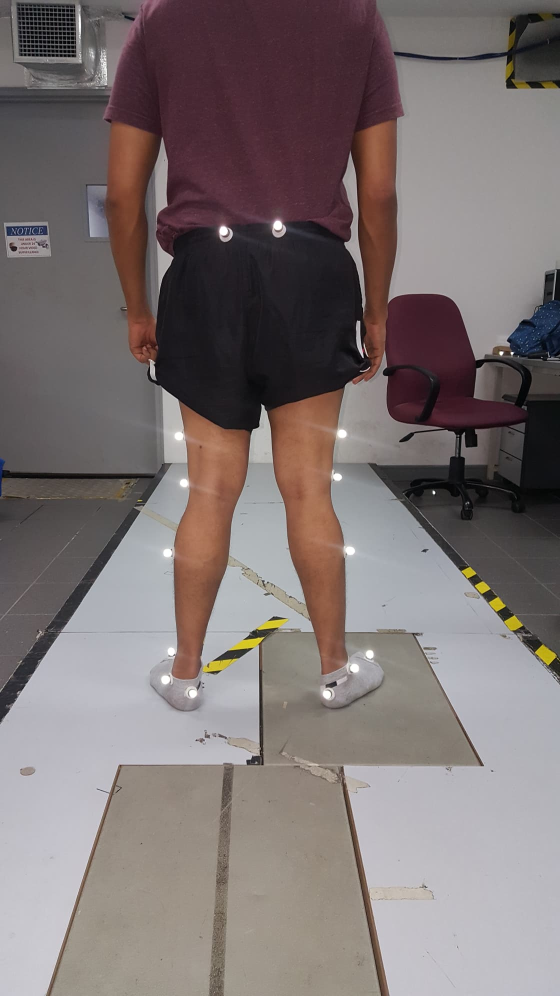
#> input picture Azmall_image/BAzmall.jpg, 1120 x 1992 px, found by its file name (shown at 1/2 size)
$ jupyter execute --allow-errors test_Keypoints_and_Markers_sync.ipynb
#> lines starting #> are read from the running program, lines starting #| are printed output that depends on the picture; after the words box and inside, x2 and y2 are one past the last pixel; in counts of white or black regions, pixels touching at a corner belong together
[cell 1]
keypoints = [None, (511, 0), (730, 43), (754, 346), (730, 606), (316, 0), (219, 346), (267, 562), (608, 562), (608, 909), (657, 1299), (389, 519), (413, 909), (365, 1299), None, None, None, None]

#i = 8: right hip, i = 9: right knee, i = 10: right ankle
#i = 11: left hip, i = 12: left knee, i = 13: left ankle

impkeypoints = []
for i in range(len(keypoints)):
    if(i >7 and i<14):
        impkeypoints.append(keypoints[i])

print(impkeypoints)

[cell 2]
import cv2
import numpy as np
from matplotlib import pyplot as plt
frame = cv2.imread("C:\\Users\sunny.DESKTOP-QGFGEEK\Desktop\GitClone\\1_camera_gait_analysis\Azmall_image\BAzmall.jpg")
#> frame is the input picture: shape (1992, 1120, 3); mean B, G, R 114.1, 114.5, 124.5

imgray = cv2.cvtColor(frame,cv2.COLOR_BGR2GRAY)
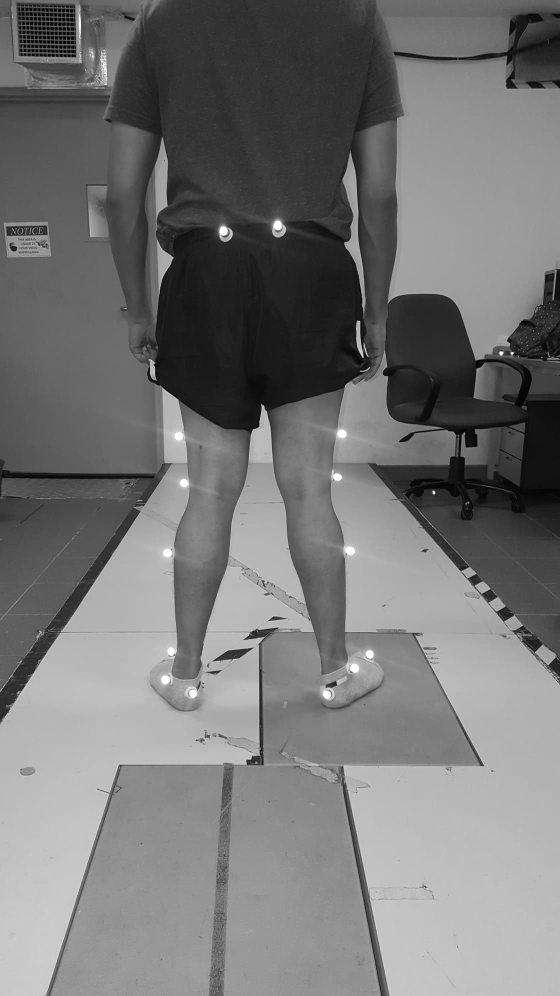
#> imgray: shape (1992, 1120) (shown at 1/2 size); min 0, max 255, mean 117.4
imblur1 = cv2.medianBlur(imgray,5)
imblur2 = cv2.GaussianBlur(imblur1,(5,5),0)
ret,thresh = cv2.threshold(imblur2,250,255,cv2.THRESH_BINARY)
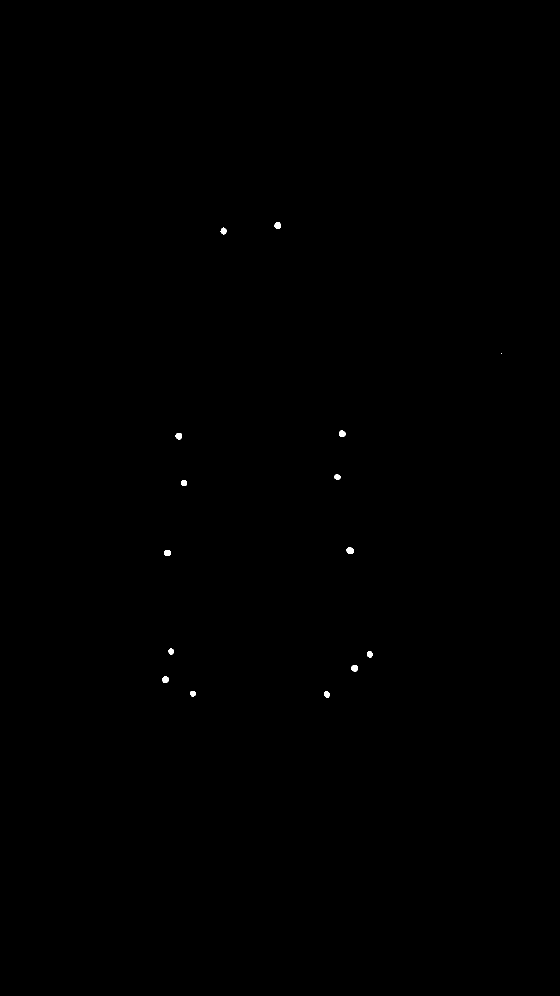
#> thresh: shape (1992, 1120) (shown at 1/2 size); 0.08% white; 15 white regions (1 under 20 px)
contours, hierarchy = cv2.findContours(thresh,cv2.RETR_TREE,cv2.CHAIN_APPROX_SIMPLE)
#> contours = 15 contours, 1 with area under 20; largest, box (x1, y1, x2, y2) and area: (693, 1095, 708, 1108) 136, (702, 1330, 716, 1343) 125, (549, 444, 562, 458) 124, (324, 1353, 338, 1366) 124, (328, 1100, 342, 1112) 120
cv2.drawContours(frame, contours, -1, (0,0,255), 10)
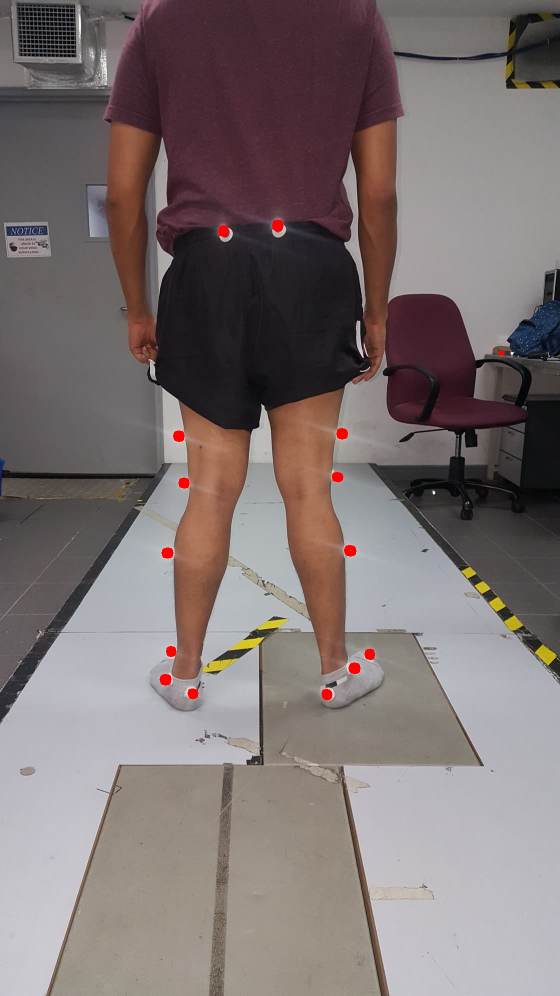
#> frame: shape (1992, 1120, 3) (shown at 1/2 size); 0.26% of pixels changed, all inside (x1, y1, x2, y2) = (319, 439, 1009, 1401)
#contours coordinate
#> (the rest of this cell did not finish here and is left out)

$ run again, with Azmall_image/FAzmall.jpg copied over Azmall_image/BAzmall.jpg
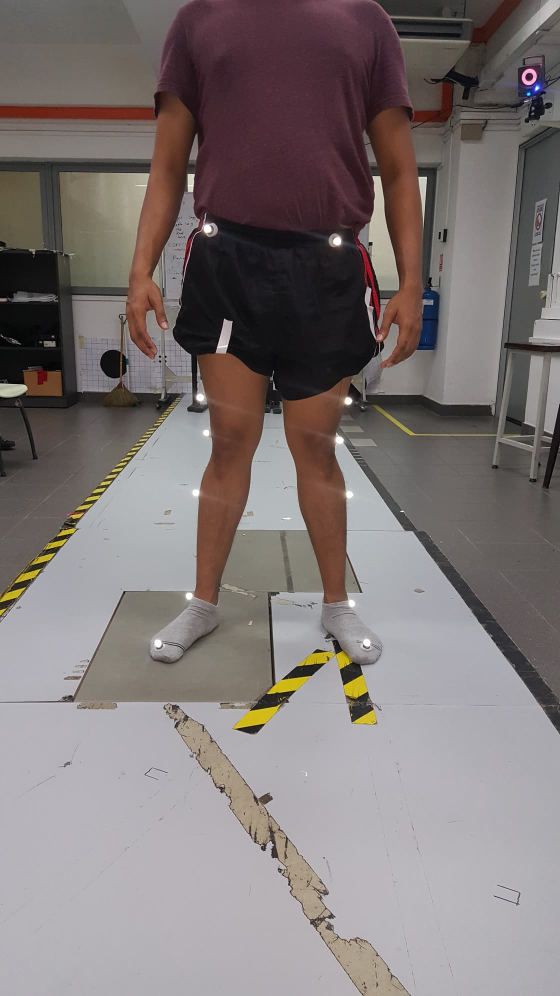
#> input picture Azmall_image/FAzmall.jpg, 1120 x 1992 px, found by its file name (shown at 1/2 size)
#> frame is the input picture: shape (1992, 1120, 3); mean B, G, R 117.7, 118.5, 126.8
#> `imgray = cv2.cvtColor(frame,cv2.COLOR_BGR2GRAY)`:
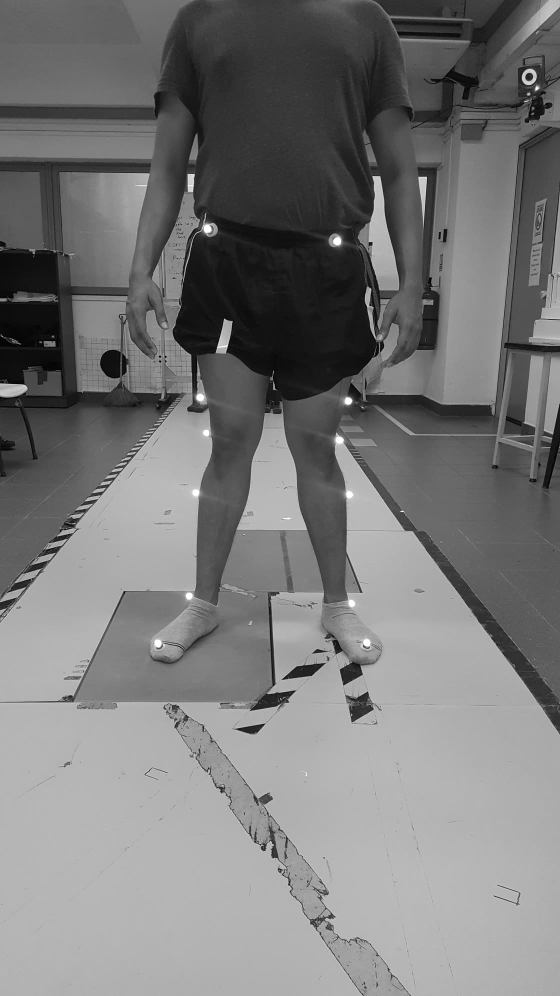
#> imgray: shape (1992, 1120) (shown at 1/2 size); min 0, max 255, mean 120.9
#> thresh: shape (1992, 1120); 0.04% white; 12 white regions
#> contours = 12 contours; largest, box (x1, y1, x2, y2) and area: (669, 477, 680, 488) 86, (409, 451, 421, 464) 84, (673, 875, 685, 886) 80, (311, 1281, 321, 1293) 78, (395, 790, 406, 800) 74
#> `cv2.drawContours(frame, contours, -1, (0,0,255), 10)`:
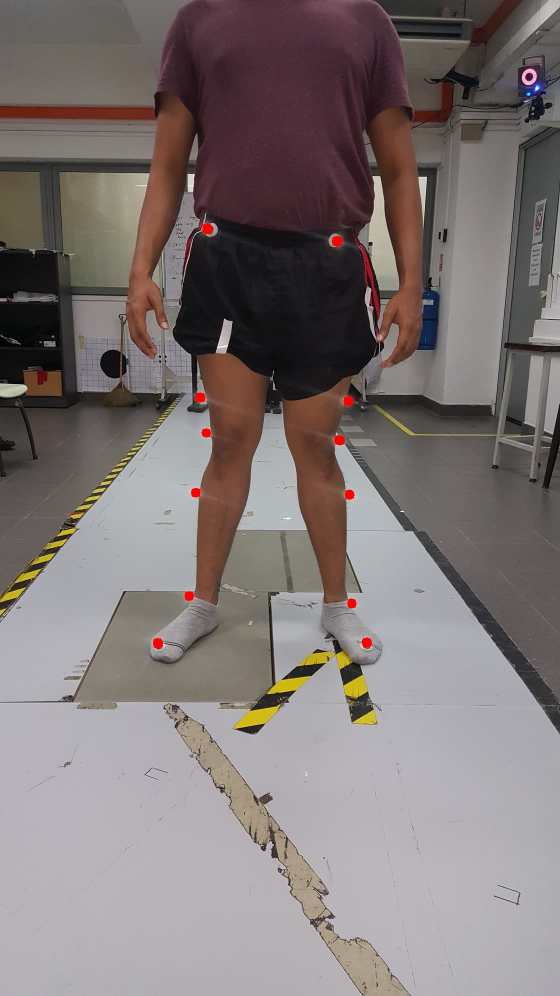
#> frame: shape (1992, 1120, 3) (shown at 1/2 size); 0.18% of pixels changed, all inside (x1, y1, x2, y2) = (306, 446, 744, 1298)
